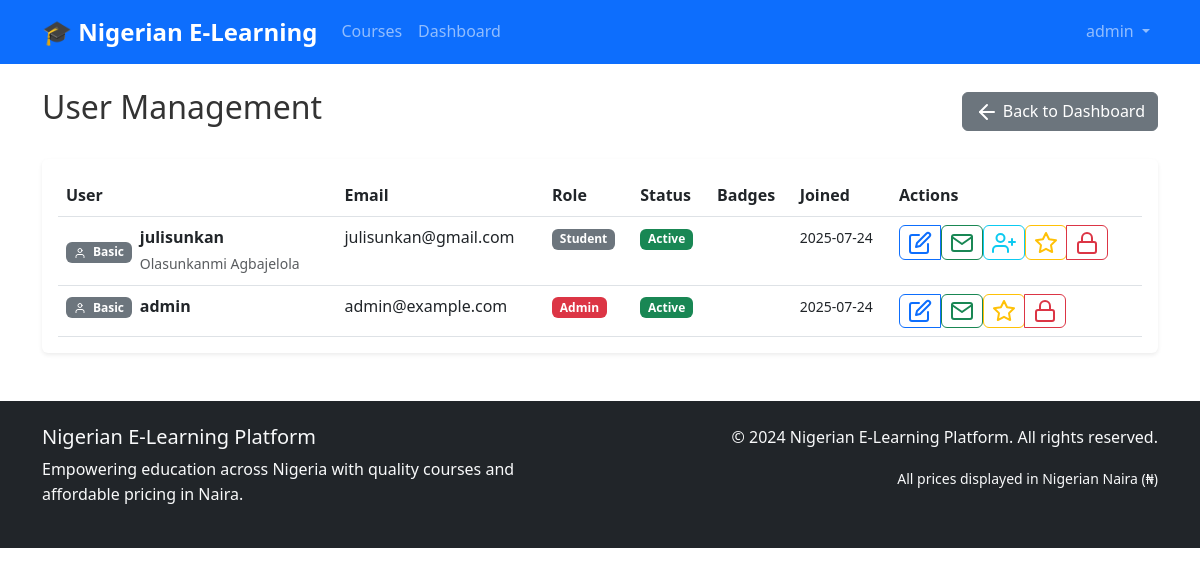
The app's page /admin/users (signed in) with its own data.
### models.py (models this page shows, shortened)
class User(UserMixin, db.Model):
    id = db.Column(db.Integer, primary_key=True)
    username = db.Column(db.String(80), unique=True, nullable=False)
    email = db.Column(db.String(120), unique=True, nullable=False)
    password_hash = db.Column(db.String(256), nullable=False)
    role = db.Column(db.String(20), nullable=False, default='student')  # admin, instructor, student
    first_name = db.Column(db.String(50))
    last_name = db.Column(db.String(50))
    active = db.Column(db.Boolean, default=True)
    banned = db.Column(db.Boolean, default=False)
    ban_reason = db.Column(db.Text)
    email_verified = db.Column(db.Boolean, default=False)
    verification_token = db.Column(db.String(100))
    premium_user = db.Column(db.Boolean, default=False)
    instructor_verified = db.Column(db.Boolean, default=False)
    badge_level = db.Column(db.String(20), default='basic')  # basic, bronze, silver, gold, premium
    wallet_balance = db.Column(db.Float, default=0.0)
    course_credits = db.Column(db.Integer, default=0)
    created_at = db.Column(db.DateTime, default=datetime.utcnow)
    last_login = db.Column(db.DateTime)
    courses_created = db.relationship('Course', backref='instructor', lazy='dynamic')
    enrollments = db.relationship('Enrollment', backref='student', lazy='dynamic')
    payments = db.relationship('Payment', backref='user', lazy='dynamic')
    wallet_transactions = db.relationship('WalletTransaction', backref='user', lazy='dynamic')
    quiz_attempts = db.relationship('QuizAttempt', backref='user', lazy='dynamic')
    assignment_submissions = db.relationship('AssignmentSubmission', backref='user', lazy='dynamic')
    course_credits = db.relationship('CourseCredit', backref='student_credit', lazy='dynamic')
    def get_badge_info(self):
        badges = {
            'basic': {'name': 'Basic', 'color': 'secondary', 'icon': 'user'},
            'bronze': {'name': 'Bronze', 'color': 'warning', 'icon': 'award'},
            'silver': {'name': 'Silver', 'color': 'info', 'icon': 'star'},
            'gold': {'name': 'Gold', 'color': 'warning', 'icon': 'crown'},
            'premium': {'name': 'Premium', 'color': 'success', 'icon': 'zap'}
        }
        return badges.get(self.badge_level, badges['basic'])
    def get_verification_badges(self):
        badges = []
        if self.email_verified:
            badges.append({'name': 'Verified Email', 'color': 'success', 'icon': 'check-circle'})
        if self.instructor_verified and self.role == 'instructor':
            badges.append({'name': 'Verified Instructor', 'color': 'primary', 'icon': 'book'})
        if self.premium_user:
            badges.append({'name': 'Premium', 'color': 'warning', 'icon': 'star'})
        return badges

### routes.py (the view)
@app.route('/admin/users')
@login_required
@admin_required
def manage_users():
    users = User.query.order_by(User.created_at.desc()).all()
    return render_template('admin/users.html', users=users)

### app.py (called while the page is built)
@login_manager.user_loader
def load_user(user_id):
    from models import User
    return User.query.get(int(user_id))

### utils.py (called while the page is built)
def admin_required(f):
    @wraps(f)
    def decorated_function(*args, **kwargs):
        if not current_user.is_authenticated or current_user.role != 'admin':
            flash('Admin access required', 'danger')
            return redirect(url_for('dashboard'))
        return f(*args, **kwargs)
    return decorated_function

### templates/admin/users.html (shortened to what this page needs)
{% extends "base.html" %}
{% block content %}
<div class="d-flex justify-content-between align-items-center mb-4">
    <h2>User Management</h2>
    <a href="{{ url_for('dashboard') }}" class="btn btn-secondary">
        <i data-feather="arrow-left" class="me-1"></i>Back to Dashboard
    </a>
</div>
<div class="card">
    <div class="card-body">
        <div class="table-responsive">
            <table class="table table-hover">
                <thead>
                    <tr>
                        <th>User</th>
                        <th>Email</th>
                        <th>Role</th>
                        <th>Status</th>
                        <th>Badges</th>
                        <th>Joined</th>
                        <th>Actions</th>
                    </tr>
                </thead>
                <tbody>
                    {% for user in users %}
                    <tr class="{% if user.is_banned %}table-danger{% elif not user.is_active %}table-warning{% endif %}">
                        <td>
                            <div class="d-flex align-items-center">
                                <div class="me-2">
                                    {% set badge_info = user.get_badge_info() %}
                                    <span class="badge bg-{{ badge_info.color }}">
                                        <i data-feather="{{ badge_info.icon }}" class="me-1" style="width: 12px; height: 12px;"></i>
                                        {{ badge_info.name }}
                                    </span>
                                </div>
                                <div>
                                    <strong>{{ user.username }}</strong>
                                    {% if user.first_name or user.last_name %}
                                    <br><small class="text-muted">{{ user.first_name }} {{ user.last_name }}</small>
                                    {% endif %}
                                </div>
                            </div>
                        </td>
                        <td>
                            {{ user.email }}
                        </td>
                        <td>
                            <span class="badge bg-{% if user.role == 'admin' %}danger{% elif user.role == 'instructor' %}primary{% else %}secondary{% endif %}">
                                {{ user.role.title() }}
                            </span>
                        </td>
                        <td>
                            {% if user.is_banned %}
                            <span class="badge bg-danger">Banned</span>
                            {% if user.ban_reason %}
                            <br><small class="text-muted">{{ user.ban_reason[:30] }}...</small>
                            {% endif %}
                            {% elif not user.is_active %}
                            <span class="badge bg-warning">Inactive</span>
                            {% else %}
                            <span class="badge bg-success">Active</span>
                            {% endif %}
                        </td>
                        <td>
                        </td>
                        <td>
                            <small>{{ user.created_at.strftime('%Y-%m-%d') }}</small>
                        </td>
                        <td>
                            <div class="btn-group" role="group">
                                <a href="{{ url_for('edit_user', user_id=user.id) }}" class="btn btn-sm btn-outline-primary" title="Edit User">
                                    <i data-feather="edit"></i>
                                </a>
                                {% if not user.email_verified %}
                                <form method="POST" action="{{ url_for('verify_user_email', user_id=user.id) }}" style="display: inline;">
                                    <button type="submit" class="btn btn-sm btn-outline-success" title="Verify Email">
                                        <i data-feather="mail"></i>
                                    </button>
                                </form>
                                {% endif %}
                                {% if user.role == 'student' %}
                                <form method="POST" action="{{ url_for('promote_to_instructor', user_id=user.id) }}" style="display: inline;"
                                      onsubmit="return confirm('Are you sure you want to promote {{ user.username }} to instructor?')">
                                    <button type="submit" class="btn btn-sm btn-outline-info" title="Promote to Instructor">
                                        <i data-feather="user-plus"></i>
                                    </button>
                                </form>
                                {% endif %}
                                <form method="POST" action="{{ url_for('toggle_premium', user_id=user.id) }}" style="display: inline;">
                                    <button type="submit" class="btn btn-sm btn-outline-warning" title="Toggle Premium">
                                        <i data-feather="{% if user.premium_user %}star{% else %}star{% endif %}"></i>
                                    </button>
                                </form>
                                {% if user.is_banned %}
                                <form method="POST" action="{{ url_for('unban_user', user_id=user.id) }}" style="display: inline;">
                                    <button type="submit" class="btn btn-sm btn-outline-success" title="Unban User">
                                        <i data-feather="unlock"></i>
                                    </button>
                                </form>
                                {% else %}
                                <button type="button" class="btn btn-sm btn-outline-danger" title="Ban User"
                                        data-bs-toggle="modal" data-bs-target="#banModal"
                                        data-user-id="{{ user.id }}" data-username="{{ user.username }}">
                                    <i data-feather="lock"></i>
                                </button>
                                {% endif %}
                            </div>
                        </td>
                    </tr>
                    {% endfor %}
                </tbody>
            </table>
        </div>
    </div>
</div>
{% endblock %}

### templates/base.html (shortened to what this page needs)
<!DOCTYPE html>
<html lang="en">
<head>
    <link href="https://cdn.jsdelivr.net/npm/bootstrap@5.3.0/dist/css/bootstrap.min.css" rel="stylesheet">
    <link href="https://cdn.jsdelivr.net/npm/feather-icons@4.28.0/dist/feather.min.css" rel="stylesheet">
    <link href="{{ url_for('static', filename='css/style.css') }}" rel="stylesheet">
</head>
<body>
    <nav class="navbar navbar-expand-lg navbar-dark bg-primary">
        <div class="container">
            <a class="navbar-brand" href="{{ url_for('index') }}">
                <strong>🎓 Nigerian E-Learning</strong>
            </a>
            <div class="collapse navbar-collapse" id="navbarNav">
                <ul class="navbar-nav me-auto">
                    <li class="nav-item">
                        <a class="nav-link" href="{{ url_for('courses') }}">Courses</a>
                    </li>
                    {% if current_user.is_authenticated %}
                    <li class="nav-item">
                        <a class="nav-link" href="{{ url_for('dashboard') }}">Dashboard</a>
                    </li>
                    {% endif %}
                </ul>
                <ul class="navbar-nav">
                    {% if current_user.is_authenticated %}
                    <li class="nav-item dropdown">
                        <a class="nav-link dropdown-toggle" href="#" role="button" data-bs-toggle="dropdown">
                            {{ current_user.username }}
                        </a>
                    </li>
                    {% endif %}
                </ul>
            </div>
        </div>
    </nav>
    <main class="container my-4">
        {% block content %}{% endblock %}
    </main>
    <footer class="bg-dark text-light py-4 mt-5">
        <div class="container">
            <div class="row">
                <div class="col-md-6">
                    <h5>Nigerian E-Learning Platform</h5>
                    <p>Empowering education across Nigeria with quality courses and affordable pricing in Naira.</p>
                </div>
                <div class="col-md-6 text-md-end">
                    <p>&copy; 2024 Nigerian E-Learning Platform. All rights reserved.</p>
                    <small>All prices displayed in Nigerian Naira (₦)</small>
                </div>
            </div>
        </div>
    </footer>
</body>
</html>

### static/css/style.css (style rules this page uses)
:root { --primary-color: #0d6efd; --success-color: #198754; --warning-color: #ffc107; --danger-color: #dc3545; --naira-color: #00b04f; --dark-color: #212529; --light-color: #f8f9fa; }
body { font-family: 'Segoe UI', Tahoma, Geneva, Verdana, sans-serif; line-height: 1.6; color: #333; }
.navbar-brand { font-weight: 700; font-size: 1.5rem; }
.navbar-nav .nav-link { font-weight: 500; transition: color 0.3s ease; }
.card { border: none; box-shadow: 0 0.125rem 0.25rem rgba(0, 0, 0, 0.075); transition: box-shadow 0.15s ease-in-out; }
.btn { border-radius: 0.375rem; font-weight: 500; transition: all 0.3s ease; }
.badge { font-size: 0.75rem; font-weight: 600; }
.table { margin-bottom: 0; }
.table th { border-top: none; font-weight: 600; color: var(--dark-color); }
footer { margin-top: auto; }

### records on screen
User: username "admin", name "Basic", email "admin@example.com", role "Admin", created_at "2025-07-24", premium_user False (drawn)
User: name "Basic", username "julisunkan", first_name "Olasunkanmi", last_name "Agbajelola", email "julisunkan@gmail.com", role "Student", created_at "2025-07-24", premium_user False (drawn)
